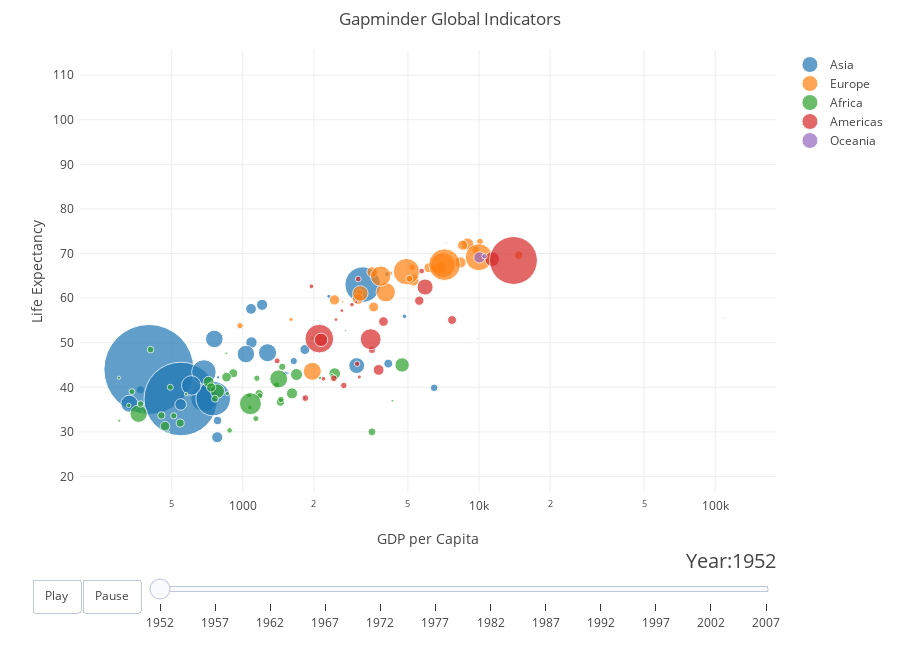

Write notebook code for a chart like this one.
### Code cell
from bubbly.bubbly import bubbleplot 

figure = bubbleplot(dataset=gapminder_indicators, x_column='gdpPercap', y_column='lifeExp', 
    bubble_column='country', time_column='year', size_column='pop', color_column='continent', 
    x_title="GDP per Capita", y_title="Life Expectancy", title='Gapminder Global Indicators',
    x_logscale=True, scale_bubble=3, height=650)

iplot(figure, config={'scrollzoom': True})

### Figure 1 — Plotly figure (JSON) as saved in the notebook; plotly's stock layout.template omitted (floating-point values rounded to 4 significant figures)
{"data": [{"marker": {"size": [8425333, 120447, 46886859, 4693836, 556263528, 2125900, 372000000, 82052000, 17272000, 5441766, 1620914, 86459025, 607914, 8865488, 20947571, 160000, 1439529, 6748378, 800663, 20092996, 9182536, 507833, 41346560, 22438691, 4005677, 1127000, 7982342, 3661549, 8550362, 21289402, 26246839, 1030585, 4963829], "sizemode": "area", "sizeref": 137400.0}, "mode": "markers", "name": "Asia", "text": ["Afghanistan", "Bahrain", "Bangladesh", "Cambodia", "China", "Hong Kong, China", "India", "Indonesia", "Iran", "Iraq", "Israel", "Japan", "Jordan", "Korea, Dem. Rep.", "Korea, Rep.", "Kuwait", "Lebanon", "Malaysia", "Mongolia", "Myanmar", "Nepal", "Oman", "Pakistan", "Philippines", "Saudi Arabia", "Singapore", "Sri Lanka", "Syria", "Taiwan", "Thailand", "Vietnam", "West Bank and Gaza", "Yemen, Rep."], "type": "scatter", "uid": "b3f05db7-21ca-4e5b-9bb2-a905ff8dc732", "x": [779.4, 9867.0, 684.2, 368.5, 400.4, 3054.0, 546.6, 749.7, 3035.0, 4130.0, 4087.0, 3217.0, 1547.0, 1088.0, 1031.0, 108400.0, 4835.0, 1831.0, 786.6, 331, 545.9, 1828.0, 684.6, 1273.0, 6460.0, 2315.0, 1084.0, 1643.0, 1207.0, 757.8, 605.1, 1516.0, 781.7], "y": [28.8, 50.94, 37.48, 39.42, 44, 60.96, 37.37, 37.47, 44.87, 45.32, 65.39, 63.03, 43.16, 50.06, 47.45, 55.56, 55.93, 48.46, 42.24, 36.32, 36.16, 37.58, 43.44, 47.75, 39.88, 60.4, 57.59, 45.88, 58.5, 50.85, 40.41, 43.16, 32.55]}, {"marker": {"size": [1282697, 6927772, 8730405, 2791000, 7274900, 3882229, 9125183, 4334000, 4090500, 42459667, 69145952, 7733250, 9504000, 147962, 2952156, 47666000, 413834, 10381988, 3327728, 25730551, 8526050, 16630000, 6860147, 3558137, 1489518, 28549870, 7124673, 4815000, 22235677, 50430000], "sizemode": "area", "sizeref": 137400.0}, "mode": "markers", "name": "Europe", "text": ["Albania", "Austria", "Belgium", "Bosnia and Herzegovina", "Bulgaria", "Croatia", "Czech Republic", "Denmark", "Finland", "France", "Germany", "Greece", "Hungary", "Iceland", "Ireland", "Italy", "Montenegro", "Netherlands", "Norway", "Poland", "Portugal", "Romania", "Serbia", "Slovak Republic", "Slovenia", "Spain", "Sweden", "Switzerland", "Turkey", "United Kingdom"], "type": "scatter", "uid": "0a24718b-b0f0-45f0-b138-3f5337bbe002", "x": [1601.0, 6137.0, 8343.0, 973.5, 2444.0, 3119.0, 6876.0, 9692.0, 6425.0, 7030.0, 7144.0, 3531.0, 5264.0, 7268.0, 5210.0, 4931.0, 2648.0, 8942.0, 10100.0, 4029.0, 3068.0, 3145.0, 3581.0, 5075.0, 4215.0, 3834.0, 8528.0, 14730.0, 1969.0, 9980.0], "y": [55.23, 66.8, 68, 53.82, 59.6, 61.21, 66.87, 70.78, 66.55, 67.41, 67.5, 65.86, 64.03, 72.49, 66.91, 65.94, 59.16, 72.13, 72.67, 61.31, 59.82, 61.05, 58.0, 64.36, 65.57, 64.94, 71.86, 69.62, 43.59, 69.18]}, {"marker": {"size": [9279525, 4232095, 1738315, 442308, 4469979, 2445618, 5009067, 1291695, 2682462, 153936, 14100005, 854885, 2977019, 63149, 22223309, 216964, 1438760, 20860941, 420702, 284320, 5581001, 2664249, 580653, 6464046, 748747, 863308, 1019729, 4762912, 2917802, 3838168, 1022556, 516556, 9939217, 6446316, 485831, 3379468, 33119096, 257700, 2534927, 60011, 2755589, 2143249, 2526994, 14264935, 8504667, 290243, 8322925, 1219113, 3647735, 5824797, 2672000, 3080907], "sizemode": "area", "sizeref": 137400.0}, "mode": "markers", "name": "Africa", "text": ["Algeria", "Angola", "Benin", "Botswana", "Burkina Faso", "Burundi", "Cameroon", "Central African Republic", "Chad", "Comoros", "Congo, Dem. Rep.", "Congo, Rep.", "Cote d'Ivoire", "Djibouti", "Egypt", "Equatorial Guinea", "Eritrea", "Ethiopia", "Gabon", "Gambia", "Ghana", "Guinea", "Guinea-Bissau", "Kenya", "Lesotho", "Liberia", "Libya", "Madagascar", "Malawi", "Mali", "Mauritania", "Mauritius", "Morocco", "Mozambique", "Namibia", "Niger", "Nigeria", "Reunion", "Rwanda", "Sao Tome and Principe", "Senegal", "Sierra Leone", "Somalia", "South Africa", "Sudan", "Swaziland", "Tanzania", "Togo", "Tunisia", "Uganda", "Zambia", "Zimbabwe"], "type": "scatter", "uid": "2de728ac-738c-4459-8c26-2c11b50c3bfe", "x": [2449.0, 3521.0, 1063.0, 851.2, 543.3, 339.3, 1173.0, 1071.0, 1179.0, 1103.0, 780.5, 2126.0, 1389.0, 2670.0, 1419.0, 375.6, 328.9, 362.1, 4293.0, 485.2, 911.3, 510.2, 299.9, 853.5, 298.8, 575.6, 2388.0, 1443.0, 369.2, 452.3, 743.1, 1968.0, 1688.0, 468.5, 2424.0, 761.9, 1077.0, 2719.0, 493.3, 879.6, 1450.0, 879.8, 1136.0, 4725.0, 1616.0, 1148.0, 716.7, 859.8, 1468.0, 734.8, 1147.0, 406.9], "y": [43.08, 30.02, 38.22, 47.62, 31.98, 39.03, 38.52, 35.46, 38.09, 40.72, 39.14, 42.11, 40.48, 34.81, 41.89, 34.48, 35.93, 34.08, 37.0, 30, 43.15, 33.61, 32.5, 42.27, 42.14, 38.48, 42.72, 36.68, 36.26, 33.69, 40.54, 50.99, 42.87, 31.29, 41.73, 37.44, 36.32, 52.72, 40, 46.47, 37.28, 30.33, 32.98, 45.01, 38.63, 41.41, 41.22, 38.6, 44.6, 39.98, 42.04, 48.45]}, {"marker": {"size": [17876956, 2883315, 56602560, 14785584, 6377619, 12350771, 926317, 6007797, 2491346, 3548753, 2042865, 3146381, 3201488, 1517453, 1426095, 30144317, 1165790, 940080, 1555876, 8025700, 2227000, 662850, 157553000, 2252965, 5439568], "sizemode": "area", "sizeref": 137400.0}, "mode": "markers", "name": "Americas", "text": ["Argentina", "Bolivia", "Brazil", "Canada", "Chile", "Colombia", "Costa Rica", "Cuba", "Dominican Republic", "Ecuador", "El Salvador", "Guatemala", "Haiti", "Honduras", "Jamaica", "Mexico", "Nicaragua", "Panama", "Paraguay", "Peru", "Puerto Rico", "Trinidad and Tobago", "United States", "Uruguay", "Venezuela"], "type": "scatter", "uid": "b3d7b2fc-e152-48cb-9465-b86bfe550c90", "x": [5911.0, 2677.0, 2109.0, 11370.0, 3940.0, 2144.0, 2627.0, 5587.0, 1398.0, 3522.0, 3048.0, 2428.0, 1840.0, 2195.0, 2899.0, 3478.0, 3112.0, 2480.0, 1952.0, 3759.0, 3082.0, 3023.0, 13990.0, 5717.0, 7690.0], "y": [62.48, 40.41, 50.92, 68.75, 54.74, 50.64, 57.21, 59.42, 45.93, 48.36, 45.26, 42.02, 37.58, 41.91, 58.53, 50.79, 42.31, 55.19, 62.65, 43.9, 64.28, 59.1, 68.44, 66.07, 55.09]}, {"marker": {"size": [8691212, 1994794], "sizemode": "area", "sizeref": 137400.0}, "mode": "markers", "name": "Oceania", "text": ["Australia", "New Zealand"], "type": "scatter", "uid": "30564da1-49de-467b-8299-fecd8a7fb639", "x": [10040.0, 10560.0], "y": [69.12, 69.39]}], "layout": {"height": 650, "hovermode": "closest", "margin": {"b": 50, "pad": 5, "t": 50}, "showlegend": true, "sliders": [{"active": 0, "currentvalue": {"font": {"size": 20}, "prefix": "Year:", "visible": true, "xanchor": "right"}, "len": 0.9, "pad": {"b": 10, "t": 50}, "steps": [{"args": [[1952], {"frame": {"duration": 300, "redraw": false}, "mode": "immediate", "transition": {"duration": 300}}], "label": "1952", "method": "animate"}, {"args": [[1957], {"frame": {"duration": 300, "redraw": false}, "mode": "immediate", "transition": {"duration": 300}}], "label": "1957", "method": "animate"}, {"args": [[1962], {"frame": {"duration": 300, "redraw": false}, "mode": "immediate", "transition": {"duration": 300}}], "label": "1962", "method": "animate"}, {"args": [[1967], {"frame": {"duration": 300, "redraw": false}, "mode": "immediate", "transition": {"duration": 300}}], "label": "1967", "method": "animate"}, {"args": [[1972], {"frame": {"duration": 300, "redraw": false}, "mode": "immediate", "transition": {"duration": 300}}], "label": "1972", "method": "animate"}, {"args": [[1977], {"frame": {"duration": 300, "redraw": false}, "mode": "immediate", "transition": {"duration": 300}}], "label": "1977", "method": "animate"}, {"args": [[1982], {"frame": {"duration": 300, "redraw": false}, "mode": "immediate", "transition": {"duration": 300}}], "label": "1982", "method": "animate"}, {"args": [[1987], {"frame": {"duration": 300, "redraw": false}, "mode": "immediate", "transition": {"duration": 300}}], "label": "1987", "method": "animate"}, {"args": [[1992], {"frame": {"duration": 300, "redraw": false}, "mode": "immediate", "transition": {"duration": 300}}], "label": "1992", "method": "animate"}, {"args": [[1997], {"frame": {"duration": 300, "redraw": false}, "mode": "immediate", "transition": {"duration": 300}}], "label": "1997", "method": "animate"}, {"args": [[2002], {"frame": {"duration": 300, "redraw": false}, "mode": "immediate", "transition": {"duration": 300}}], "label": "2002", "method": "animate"}, {"args": [[2007], {"frame": {"duration": 300, "redraw": false}, "mode": "immediate", "transition": {"duration": 300}}], "label": "2007", "method": "animate"}], "transition": {"duration": 300, "easing": "cubic-in-out"}, "x": 0.1, "xanchor": "left", "y": 0, "yanchor": "top"}], "title": {"text": "Gapminder Global Indicators"}, "updatemenus": [{"buttons": [{"args": [null, {"frame": {"duration": 500, "redraw": false}, "fromcurrent": true, "transition": {"duration": 300, "easing": "quadratic-in-out"}}], "label": "Play", "method": "animate"}, {"args": [[null], {"frame": {"duration": 0, "redraw": false}, "mode": "immediate", "transition": {"duration": 0}}], "label": "Pause", "method": "animate"}], "direction": "left", "pad": {"r": 10, "t": 87}, "showactive": false, "type": "buttons", "x": 0.1, "xanchor": "right", "y": 0, "yanchor": "top"}], "xaxis": {"autorange": false, "range": [2.311, 5.257], "title": {"text": "GDP per Capita"}, "type": "log"}, "yaxis": {"autorange": false, "range": [16.52, 115.6], "title": {"text": "Life Expectancy"}}}}
